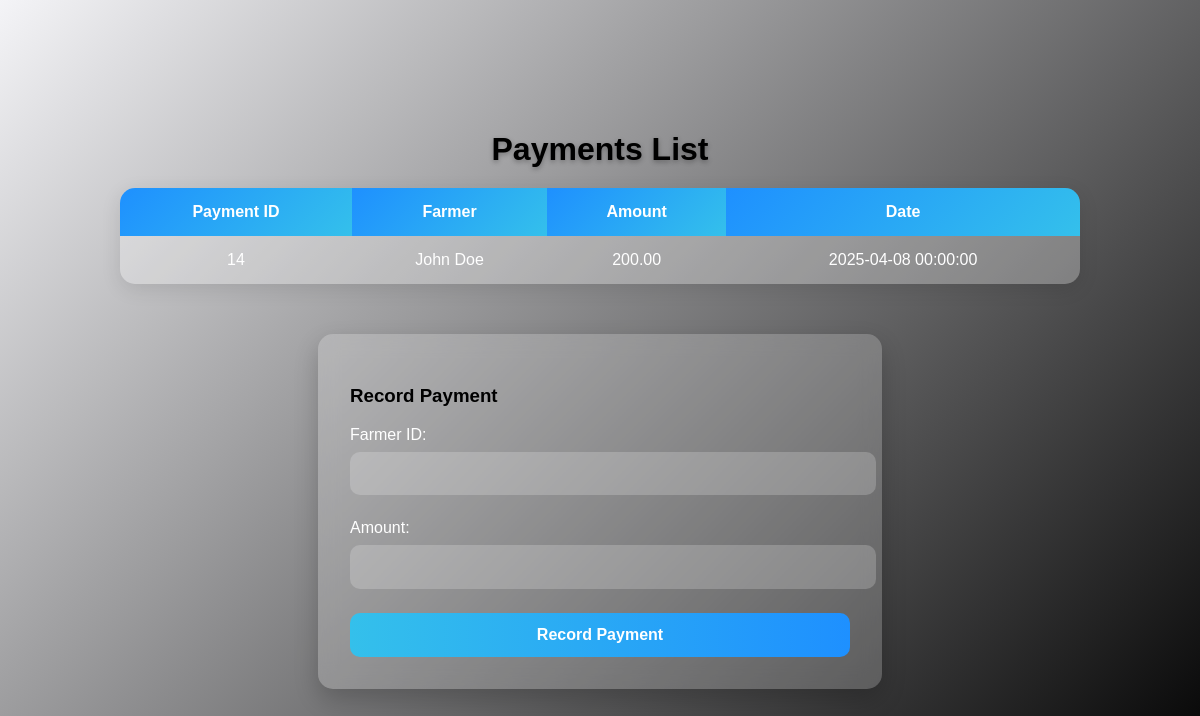
Screenshot of /manage_payments.php with the database file from the repository.
### tables this page shows
CREATE TABLE `payments` (
  `PaymentID` int(11) NOT NULL,
  `FarmerID` int(11) DEFAULT NULL,
  `Amount` decimal(10,2) NOT NULL,
  `Date` datetime DEFAULT current_timestamp(),
  `Status` enum('Pending','Paid') DEFAULT 'Pending'
);

CREATE TABLE `farmers` (
  `FarmerID` int(11) NOT NULL,
  `Name` varchar(100) NOT NULL,
  `contact` varchar(20) DEFAULT NULL,
  `Email` varchar(100) DEFAULT NULL,
  `Address` text DEFAULT NULL,
  `JoinedAt` timestamp NOT NULL DEFAULT current_timestamp()
);

### manage_payments.php (the view, shortened to what this page needs)
<?php
include 'db.php';
$sql = "SELECT Payments.*, Farmers.Name AS FarmerName
        FROM Payments
        JOIN Farmers ON Payments.FarmerID = Farmers.FarmerID";
$result = $conn->query($sql);
?>
<!DOCTYPE html>
<html lang="en">
<head>
</head>
<body>
    <h2>Payments List</h2>
    <table>
        <tr>
            <th>Payment ID</th>
            <th>Farmer</th>
            <th>Amount</th>
            <th>Date</th>
        </tr>
        <?php while ($row = $result->fetch_assoc()) { ?>
            <tr>
                <td><?= $row['PaymentID'] ?></td>
                <td><?= $row['FarmerName'] ?></td>
                <td><?= $row['Amount'] ?></td>
                <td><?= $row['Date'] ?></td>
            </tr>
        <?php } ?>
    </table>
    <div class="form-container">
        <h3>Record Payment</h3>
        <form method="post">
            <label for="farmer_id">Farmer ID:</label>
            <input type="number" name="farmer_id" required>
            <label for="amount">Amount:</label>
            <input type="number" step="0.01" name="amount" required>
            <button type="submit">Record Payment</button>
        </form>
    </div>
</body>
</html>

### manage_payments.php (style rules this page uses)
body { font-family: 'Poppins', sans-serif; background: linear-gradient(135deg, #f4f4f7,rgb(0, 0, 0)); height: 100vh; margin: 0; padding: 0; display: flex; flex-direction: column; justify-content: center; align-items: center; }
h2 { text-align: center; margin: 20px; font-size: 2rem; text-shadow: 0 2px 5px rgba(0, 0, 0, 0.3); }
table { width: 80%; margin-bottom: 50px; border-collapse: collapse; border-radius: 15px; overflow: hidden; background: rgba(255, 255, 255, 0.1); box-shadow: 0 5px 20px rgba(0, 0, 0, 0.1); }
table th, table td { padding: 15px; text-align: center; }
table th { background: linear-gradient(135deg, #1e90ff, #34c0eb); color: #fff; font-weight: bold; }
table td { background-color: rgba(255, 255, 255, 0.2); color: #fff; }
.form-container { background: rgba(255, 255, 255, 0.2); padding: 2rem; border-radius: 15px; width: 80%; max-width: 500px; box-shadow: 0 10px 25px rgba(0, 0, 0, 0.2); backdrop-filter: blur(10px); animation: fadeIn 1s ease-in-out; }
.form-container label { display: block; margin-bottom: 8px; font-size: 1rem; color: #fff; }
.form-container input { width: 100%; padding: 0.8rem; margin-bottom: 1.5rem; border-radius: 10px; border: none; background: rgba(255, 255, 255, 0.2); color: #fff; font-size: 1rem; outline: none; transition: all 0.3s ease-in-out; }
.form-container button { width: 100%; padding: 0.8rem; border: none; border-radius: 10px; background: linear-gradient(90deg, #34c0eb, #1e90ff); color: #fff; font-size: 1rem; font-weight: bold; cursor: pointer; transition: all 0.3s ease; }

### rows the page displays
payments: PaymentID "14", FarmerID.Name "John Doe", Amount "200.00", Date "2025-04-08 00:00:00"
